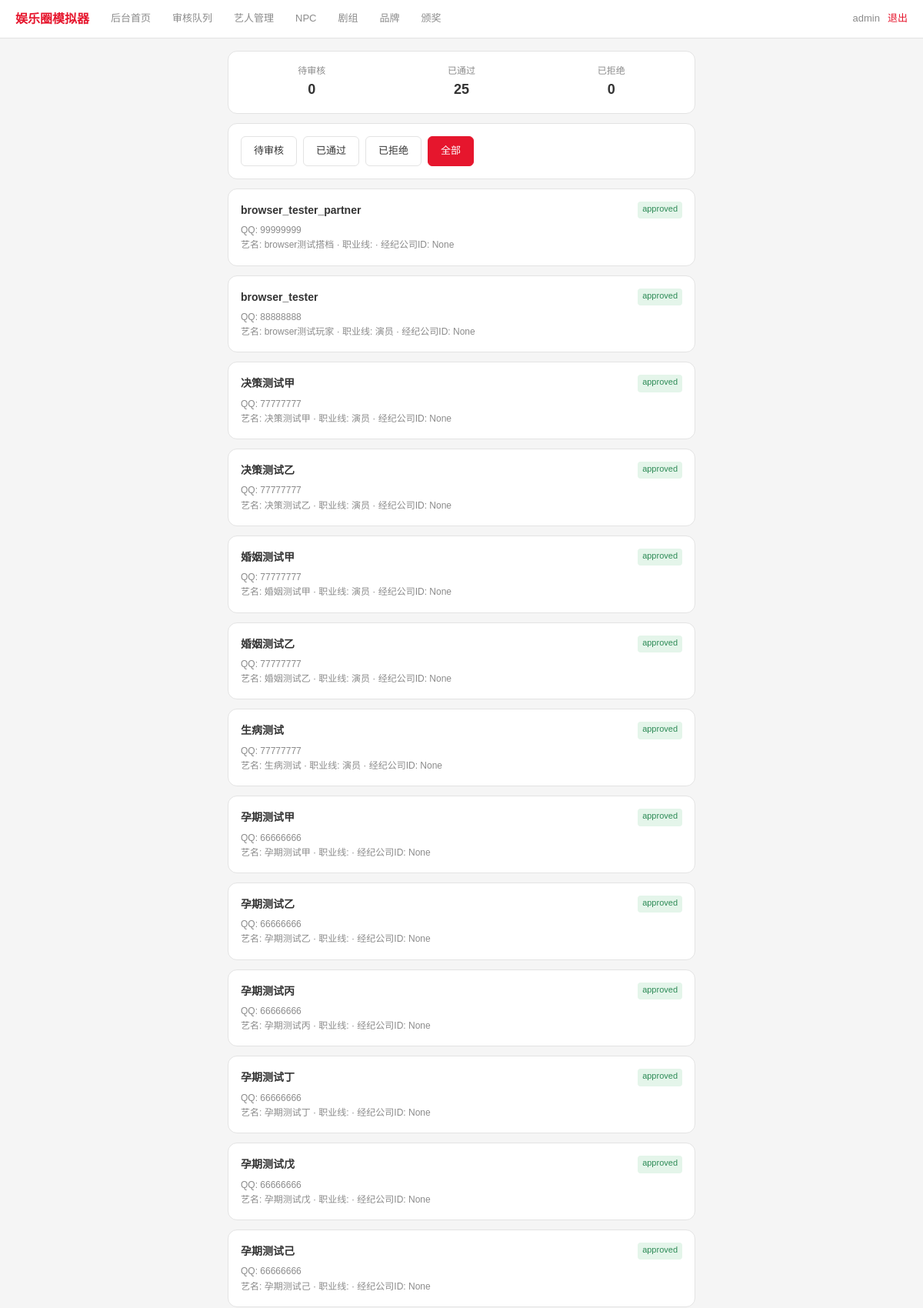
The page /admin/pending_users?status=all (signed in, upper part) on the database its author committed.
### tables this page shows
CREATE TABLE users (
    id            INTEGER PRIMARY KEY AUTOINCREMENT,
    username      TEXT UNIQUE NOT NULL,
    password_hash TEXT NOT NULL,
    qq            TEXT NOT NULL,
    role          TEXT DEFAULT 'player',
    status        TEXT DEFAULT 'pending',
    created_ts    INTEGER DEFAULT 0,
    last_login    INTEGER DEFAULT 0
);

CREATE TABLE players (
    id                  INTEGER PRIMARY KEY AUTOINCREMENT,
    user_id             INTEGER UNIQUE,
    is_npc              INTEGER DEFAULT 0,
    age                 INTEGER DEFAULT 18,
    gender              TEXT DEFAULT '',
    stage_name          TEXT NOT NULL DEFAULT '',
    talents             TEXT DEFAULT '{}',
    hidden_traits       TEXT DEFAULT '[]',
    career_lines        TEXT DEFAULT '[]',
    agency_id           INTEGER,
    fans_count          INTEGER DEFAULT 0,
    core_fan_loyalty    INTEGER DEFAULT 0,
    popularity          INTEGER DEFAULT 0,
    scandal_value       INTEGER DEFAULT 0,
    persona_tag         TEXT DEFAULT '',
    persona_integrity   INTEGER DEFAULT 100,
    cash                INTEGER DEFAULT 0,
    roll_count          INTEGER DEFAULT 0,
    revealed            INTEGER DEFAULT 0,
    energy              INTEGER DEFAULT 100,
    energy_updated      INTEGER DEFAULT 0,
    family_background   TEXT DEFAULT '',
    birthplace          TEXT DEFAULT '',
    true_personality    TEXT DEFAULT '',
    career_state        TEXT DEFAULT 'normal',  -- normal/blackout
    blackout_until_ts    INTEGER DEFAULT 0,
    anti_scandal_reserve INTEGER DEFAULT 0,
    endorsement_reputation INTEGER DEFAULT 0,
    awards_won          INTEGER DEFAULT 0,
    created_ts          INTEGER DEFAULT 0, fan_club_name TEXT DEFAULT '', fan_club_color TEXT DEFAULT '', notifications_seen_ts INTEGER DEFAULT 0, health INTEGER DEFAULT 100, last_rest_ts INTEGER DEFAULT 0, last_travel_ts INTEGER DEFAULT 0,
    FOREIGN KEY (user_id) REFERENCES users(id)
);

### app.py (the view)
@app.route('/admin/pending_users')
@admin_required
def admin_pending_users():
    status_filter = request.args.get('status', 'pending')
    if status_filter == 'all':
        rows = q("SELECT * FROM users WHERE role='player' ORDER BY created_ts DESC")
    else:
        rows = q("SELECT * FROM users WHERE role='player' AND status=? ORDER BY created_ts DESC",
                  (status_filter,))
    entries = []
    for u in rows:
        p = q("SELECT * FROM players WHERE user_id=?", (u['id'],), one=True)
        p_dict = None
        if p:
            p_dict = dict(p)
            p_dict['career_lines_list'] = json.loads(p_dict['career_lines'] or '[]')
        entries.append({'user': dict(u), 'player': p_dict})
    counts = {
        'pending':  q("SELECT COUNT(*) c FROM users WHERE role='player' AND status='pending'", one=True)['c'],
        'approved': q("SELECT COUNT(*) c FROM users WHERE role='player' AND status='approved'", one=True)['c'],
        'rejected': q("SELECT COUNT(*) c FROM users WHERE role='player' AND status='rejected'", one=True)['c'],
    }
    return render_template('admin/pending_users.html', entries=entries, counts=counts,
                            status_filter=status_filter, career_line_labels=CAREER_LINE_LABELS)

### app.py (called while the page is built)
def get_db():
    db = getattr(g, '_db', None)
    if db is None:
        db = g._db = sqlite3.connect(DB_PATH)
        db.row_factory = sqlite3.Row
        db.execute("PRAGMA journal_mode=WAL")
        db.execute("PRAGMA foreign_keys=ON")
    return db

def q(sql, args=(), one=False):
    cur = get_db().execute(sql, args)
    return cur.fetchone() if one else cur.fetchall()

def admin_required(f):
    @wraps(f)
    def w(*a, **kw):
        if S.get('role') != 'admin':
            flash('无权访问', 'error')
            return redirect(url_for('login'))
        return f(*a, **kw)
    return w

def me():
    uid = S.get('uid')
    if not uid:
        return None
    row = q("SELECT * FROM players WHERE user_id=?", (uid,), one=True)
    if not row:
        return None
    player = dict(row)
    player['energy'] = get_effective_energy(player['id'])
    return player

@app.context_processor
def inject_notification_count():
    player = me()
    if not player:
        return {'notification_count': 0}
    return {'notification_count': get_notification_count(player['id'])['total']}

### templates/admin/pending_users.html (shortened to what this page needs)
{% extends "base.html" %}
{% block content %}
<div class="card" style="display:flex;gap:10px">
  <div style="flex:1;text-align:center">
    <div class="muted">待审核</div>
    <div style="font-size:18px;font-weight:700">{{ counts.pending }}</div>
  </div>
  <div style="flex:1;text-align:center">
    <div class="muted">已通过</div>
    <div style="font-size:18px;font-weight:700">{{ counts.approved }}</div>
  </div>
  <div style="flex:1;text-align:center">
    <div class="muted">已拒绝</div>
    <div style="font-size:18px;font-weight:700">{{ counts.rejected }}</div>
  </div>
</div>
<div class="card" style="display:flex;gap:8px">
  <a class="btn {{ 'btn-primary' if status_filter=='pending' else '' }}" href="?status=pending">待审核</a>
  <a class="btn {{ 'btn-primary' if status_filter=='approved' else '' }}" href="?status=approved">已通过</a>
  <a class="btn {{ 'btn-primary' if status_filter=='rejected' else '' }}" href="?status=rejected">已拒绝</a>
  <a class="btn {{ 'btn-primary' if status_filter=='all' else '' }}" href="?status=all">全部</a>
</div>
{% for e in entries %}
<div class="card">
  <div style="display:flex;justify-content:space-between">
    <b>{{ e.user.username }}</b>
    <span class="badge {% if e.user.status=='pending' %}badge-gold{% elif e.user.status=='approved' %}badge-green{% else %}badge-red{% endif %}">
      {{ e.user.status }}
    </span>
  </div>
  <div class="muted" style="margin-top:6px">QQ: {{ e.user.qq }}</div>
  {% if e.player %}
  <div class="muted">艺名: {{ e.player.stage_name }} · 职业线: {{ career_line_labels.get(e.player.career_lines_list[0], '') if e.player.career_lines_list else '' }} · 经纪公司ID: {{ e.player.agency_id }}</div>
  {% endif %}
</div>
{% else %}
<div class="card muted">这个分类下没有账号。</div>
{% endfor %}
{% endblock %}

### templates/base.html (style rules this page uses)
:root { --bg:#f5f5f5;--sf:#ffffff;--sf2:#f0f0f0;--bd:#e3e3e3; --red:#e6162d;--red-dim:#fbe4e6; --text:#333333;--muted:#8b8b8b; --green:#2e8b57;--gold:#a67c1a; }
* { box-sizing:border-box;margin:0;padding:0 }
body { background:var(--bg);color:var(--text); font-family:"PingFang SC","Microsoft YaHei",sans-serif; font-size:14px;line-height:1.6;min-height:100vh }
a { color:var(--red);text-decoration:none }
.card { background:var(--sf);border:1px solid var(--bd);border-radius:12px;padding:16px;margin-bottom:12px }
.btn { display:inline-block;background:var(--sf);border:1px solid var(--bd);border-radius:6px; padding:8px 16px;font-size:13px;cursor:pointer;color:var(--text) }
.btn-primary { background:var(--red);border-color:var(--red);color:#fff }
.muted { color:var(--muted);font-size:12px }
.badge { font-size:11px;padding:1px 6px;border-radius:4px }
.badge-green { background:#e4f5ea;color:var(--green) }

### rows shown on the page
users: user.username "browser_tester_partner", user.status "approved", user.qq "99999999"
players: player.stage_name "browser测试搭档"
users: user.username "browser_tester", user.status "approved", user.qq "88888888"
players: player.stage_name "browser测试玩家"
users: user.username "决策测试甲", user.status "approved", user.qq "77777777"
players: player.stage_name "决策测试甲"
users: user.username "决策测试乙", user.status "approved", user.qq "77777777"
players: player.stage_name "决策测试乙"
users: user.username "婚姻测试甲", user.status "approved", user.qq "77777777"
players: player.stage_name "婚姻测试甲"
users: user.username "婚姻测试乙", user.status "approved", user.qq "77777777"
players: player.stage_name "婚姻测试乙"
users: user.username "生病测试", user.status "approved", user.qq "77777777"
players: player.stage_name "生病测试"
users: user.username "孕期测试甲", user.status "approved", user.qq "66666666"
players: player.stage_name "孕期测试甲"
users: user.username "孕期测试乙", user.status "approved", user.qq "66666666"
players: player.stage_name "孕期测试乙"
users: user.username "孕期测试丙", user.status "approved", user.qq "66666666"
players: player.stage_name "孕期测试丙"
users: user.username "孕期测试丁", user.status "approved", user.qq "66666666"
players: player.stage_name "孕期测试丁"
users: user.username "孕期测试戊", user.status "approved", user.qq "66666666"
players: player.stage_name "孕期测试戊"
users: user.username "孕期测试己", user.status "approved", user.qq "66666666"
players: player.stage_name "孕期测试己"

### other values the page prints
{{ session.get('uname') }} "admin"
{{ counts.pending }} "0"
{{ counts.approved }} "25"
{{ counts.rejected }} "0"
{{ e.player.agency_id }} "None" "None" "None" "None" "None" "None" "None" "None" "None" "None" "None" "None" "None"
